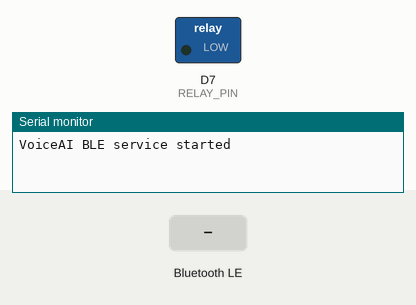
Bench run of a sketch on a simulated Arduino Nano 33 IoT. On the bench: switched loads named in the sketch (green lamp = pin HIGH), the last lines printed to the serial monitor. Inputs (shaded band) come from the test bench. Nothing arrives over Bluetooth unless stated; a phone connects over Bluetooth LE 3 s after start.

Above: at 3.8 s.
3.9 s: Bluetooth LE write "ON" received
At 4.8 s:
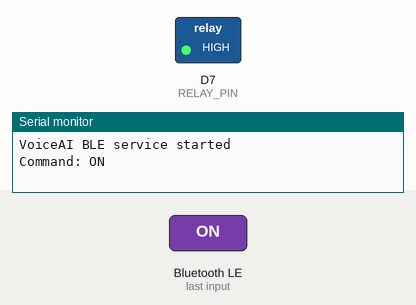
5.4 s: Bluetooth LE write "OFF" received
At 5.9 s:
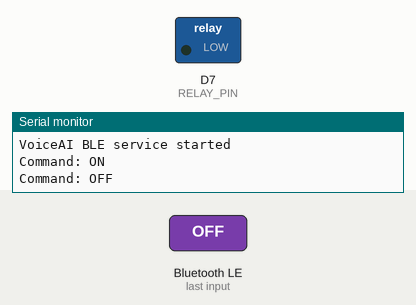
Timing chart, 0 to 8.4 s (numbered marks = the images above; inputs shaded):
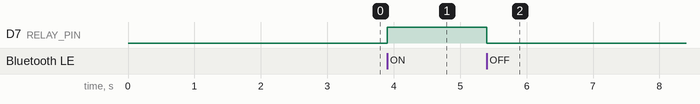

Measured:
- after the input at 3.9 s, D7 (RELAY_PIN): LOW → HIGH at once
- after the input at 5.4 s, D7 (RELAY_PIN): HIGH → LOW at once

The sketch:

VoiceAI.ino
```cpp
#include <ArduinoBLE.h>

/*
  VoiceAI
  - BLE service to receive commands from AI engine
  - Controls relay for home automation
*/

BLEService controlService("12345678-1234-5678-1234-56789abcdef0");
BLECharacteristic commandChar("12345678-1234-5678-1234-56789abcdef1", BLEWrite, 20);

const int RELAY_PIN = 7;

void setup() {
  Serial.begin(115200);
  pinMode(RELAY_PIN, OUTPUT);
  digitalWrite(RELAY_PIN, LOW);

  BLE.begin();
  controlService.addCharacteristic(commandChar);
  BLE.addService(controlService);
  BLE.advertise();

  Serial.println("VoiceAI BLE service started");
}

void loop() {
  BLEDevice central = BLE.central();
  if (central) {
    while (central.connected()) {
      if (commandChar.written()) {
        String cmd = commandChar.value();
        Serial.print("Command: "); Serial.println(cmd);
        if (cmd == "ON") digitalWrite(RELAY_PIN, HIGH);
        else if (cmd == "OFF") digitalWrite(RELAY_PIN, LOW);
      }
    }
  }
}
```
